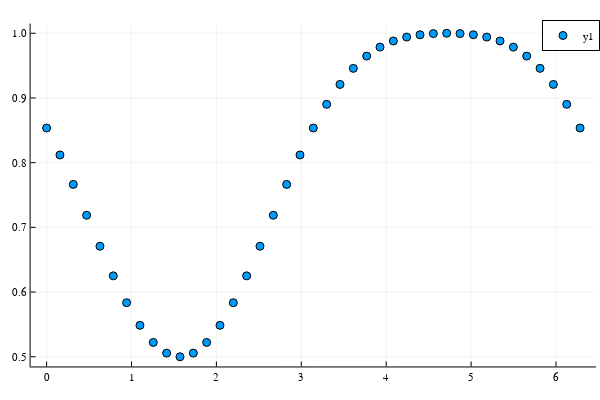

Notebook cell for this chart:
### Code cell
k=20
F_array = []

for θ in 0:π/k:2π
    F=fidelity(focus!(XZ_state(θ),1),focus!(XZ_state(θ)|>circuit,2))|>abs2
    push!(F_array,F)
end
scatter(0:π/k:2π,F_array)

### Figure 1 — Plotly figure (JSON) as saved in the notebook; plotly's stock layout.template omitted (floating-point values rounded to 4 significant figures)
{"data": [{"colorbar": {"title": ""}, "legendgroup": "y1", "marker": {"color": "rgba(0, 154, 250, 1.000)", "line": {"color": "rgba(0, 0, 0, 1.000)", "width": 1}, "size": 8, "symbol": "circle"}, "mode": "markers", "name": "y1", "showlegend": true, "type": "scatter", "x": [0, 0.1571, 0.3142, 0.4712, 0.6283, 0.7854, 0.9425, 1.1, 1.257, 1.414, 1.571, 1.728, 1.885, 2.042, 2.199, 2.356, 2.513, 2.67, 2.827, 2.985, 3.142, 3.299, 3.456, 3.613, 3.77, 3.927, 4.084, 4.241, 4.398, 4.555, 4.712, 4.869, 5.027, 5.184, 5.341, 5.498, 5.655, 5.812, 5.969, 6.126, 6.283], "xaxis": "x", "y": [0.8536, 0.8119, 0.7664, 0.7187, 0.6708, 0.625, 0.5835, 0.5486, 0.5221, 0.5056, 0.5, 0.5056, 0.5221, 0.5486, 0.5835, 0.625, 0.6708, 0.7187, 0.7664, 0.8119, 0.8536, 0.8901, 0.9209, 0.9457, 0.9647, 0.9786, 0.988, 0.9941, 0.9977, 0.9995, 1.0, 0.9995, 0.9977, 0.9941, 0.988, 0.9786, 0.9647, 0.9457, 0.9209, 0.8901, 0.8536], "yaxis": "y", "zmax": null, "zmin": null}], "layout": {"annotations": [], "height": 400, "legend": {"bgcolor": "rgba(255, 255, 255, 1.000)", "bordercolor": "rgba(0, 0, 0, 1.000)", "borderwidth": 1, "font": {"color": "rgba(0, 0, 0, 1.000)", "family": "sans-serif", "size": 11}, "tracegroupgap": 0, "traceorder": "normal", "x": 1, "xanchor": "auto", "y": 1, "yanchor": "auto"}, "margin": {"b": 20, "l": 0, "r": 0, "t": 20}, "paper_bgcolor": "rgba(255, 255, 255, 1.000)", "plot_bgcolor": "rgba(255, 255, 255, 1.000)", "showlegend": true, "width": 600, "xaxis": {"anchor": "y", "domain": [0.05101, 0.9934], "gridcolor": "rgba(0, 0, 0, 0.100)", "gridwidth": 0.5, "linecolor": "rgba(0, 0, 0, 1.000)", "mirror": false, "range": [-0.1885, 6.472], "showgrid": true, "showline": true, "showticklabels": true, "tickangle": 0, "tickcolor": "rgb(0, 0, 0)", "tickfont": {"color": "rgba(0, 0, 0, 1.000)", "family": "sans-serif", "size": 11}, "tickmode": "array", "ticks": "inside", "ticktext": ["0", "1", "2", "3", "4", "5", "6"], "tickvals": [0, 1, 2, 3, 4, 5, 6], "title": "", "titlefont": {"color": "rgba(0, 0, 0, 1.000)", "family": "sans-serif", "size": 15}, "type": "-", "visible": true, "zeroline": false, "zerolinecolor": "rgba(0, 0, 0, 1.000)"}, "yaxis": {"anchor": "x", "domain": [0.03762, 0.9902], "gridcolor": "rgba(0, 0, 0, 0.100)", "gridwidth": 0.5, "linecolor": "rgba(0, 0, 0, 1.000)", "mirror": false, "range": [0.485, 1.015], "showgrid": true, "showline": true, "showticklabels": true, "tickangle": 0, "tickcolor": "rgb(0, 0, 0)", "tickfont": {"color": "rgba(0, 0, 0, 1.000)", "family": "sans-serif", "size": 11}, "tickmode": "array", "ticks": "inside", "ticktext": ["0.5", "0.6", "0.7", "0.8", "0.9", "1.0"], "tickvals": [0.5, 0.6, 0.7, 0.8, 0.9, 1], "title": "", "titlefont": {"color": "rgba(0, 0, 0, 1.000)", "family": "sans-serif", "size": 15}, "type": "-", "visible": true, "zeroline": false, "zerolinecolor": "rgba(0, 0, 0, 1.000)"}}}
